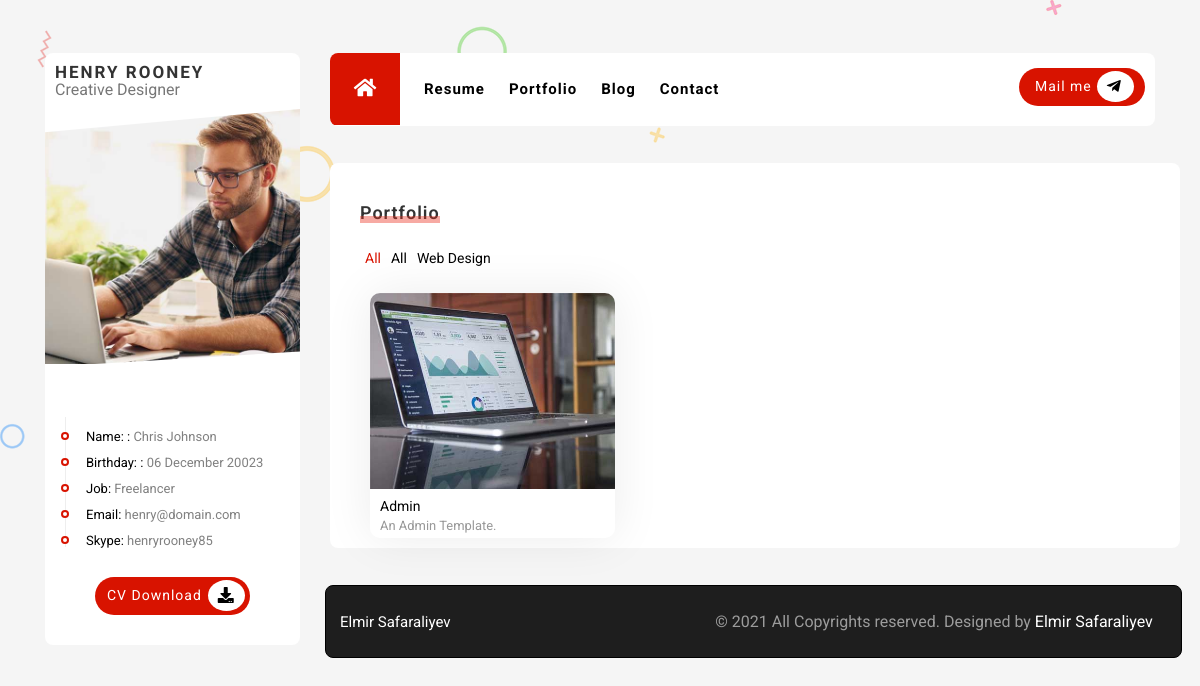
Page /portfolio on the earlier database version.
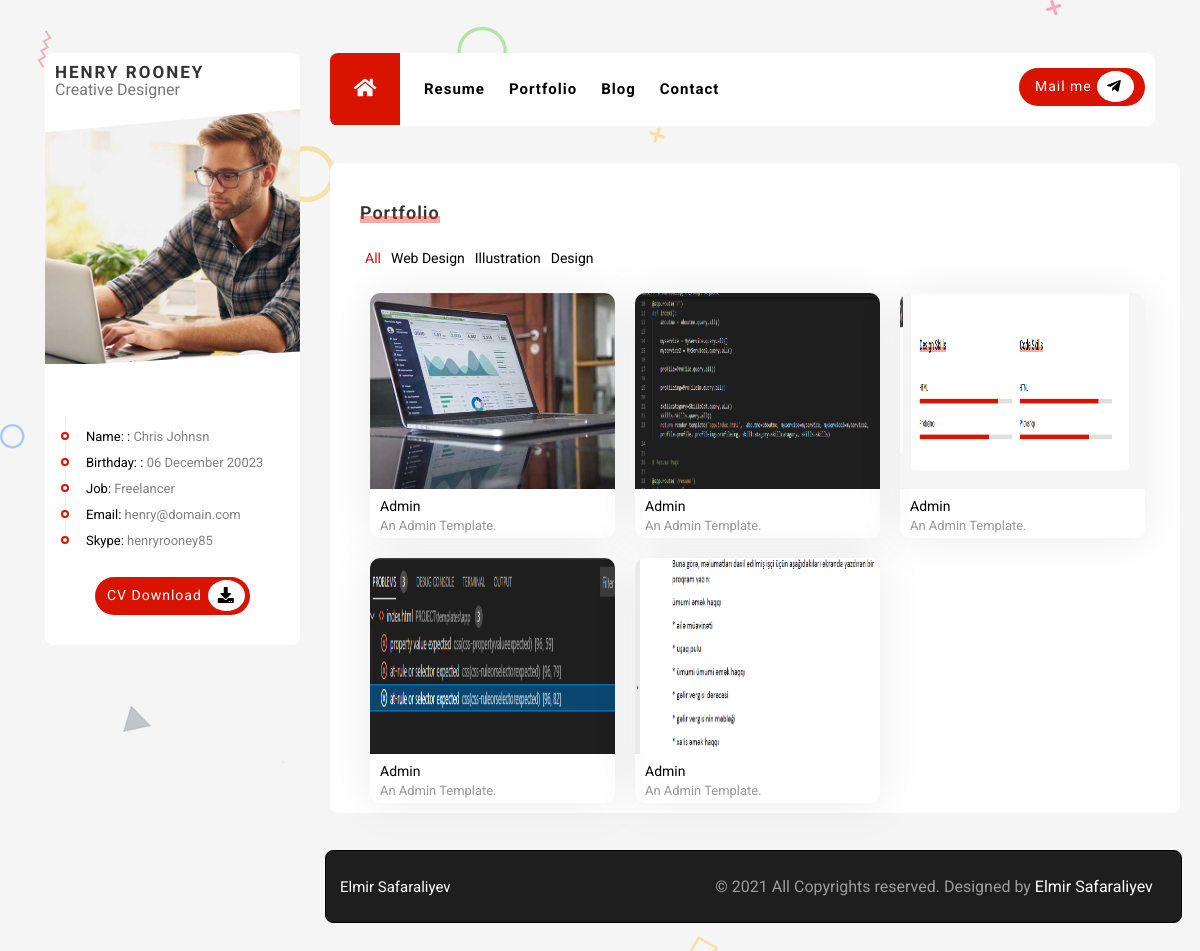
Same page on the later database version.
### PROJECT/data.py (models this page shows)
class Profile(db.Model):
    __tablename__='Profile'
    id=db.Column(db.Integer,primary_key=True)
    infoheader=db.Column(db.String(120))
    informatio=db.Column(db.String(120))

class PortfolioCatagory(db.Model):
    __tablename__="PortfolioCatagory"
    id=db.Column(db.Integer, primary_key=True)
    name=db.Column(db.String(120))
    portfolio_catagory=db.relationship('Portfolio', backref='PortfolioCatagory', lazy=True)

class Portfolio(db.Model):
    __tablename__="Portfolio"
    id=db.Column(db.Integer,primary_key=True)
    url=db.Column(db.String(50))
    title=db.Column(db.String(50))
    subtitle=db.Column(db.String(50))
    img=db.Column(db.String(120))
    content=db.Column(db.Text)
    catagory_portfolio=db.Column(db.Integer, db.ForeignKey('PortfolioCatagory.id'))

### PROJECT/mainroutes.py (the view)
@app.route('/portfolio')
def portfolio():
    portfolio=Portfolio.query.all()
    profile=Profile.query.all()
    profileimg=Profileim.query.all()
    catagory=PortfolioCatagory.query.all()
    return render_template('app/portfoliopage.html', portfolio=portfolio,profile=profile, profileimg=profileimg, catagory=catagory)

### PROJECT/templates/app/portfoliopage.html (shortened to what this page needs)
{% extends "app/base.html" %}
{% block profile %}
<div class="profile">
  <div class="profile-name">
    <span class="name">
      HENRY ROONEY
    </span>
    <span class="job">
      Creative Designer
    </span>
  </div>
  <div class="profile-image">
    <img src="../../static/uploads/profile.jpg">
  </div>
  <div class="profile-info">
    <ul class="profileinfolist">
      {% for profile in profile %}
      <li class="profileinfoitem">
        <p>
          <span>{{profile.infoheader}}:</span>
          {{profile.informatio}}
        </p>
      </li>
      {% endfor %}
    </ul>
  </div>
  <div class="cvbutton">
    <div class="cvbuttonbox">
      <a class="cvdownload" href="">CV Download</a>
      <div class="downloadiconbox">
        <i class="fas fa-download dwiconbox"></i>
      </div>
    </div>
  </div>
</div>
{% endblock %}
{% block pages %}
<div class="portfoliomain">
  <div class="portfolioheader">
    <h1>Portfolio</h1>
    <span></span>
  </div>
  <section class="portfolio">
    <ul class="filter">
      <li class="list active" data-filter="all">All</li>
      {% for catagory in catagory %}
      <li class="list" data-filter="{{catagory.id}}">{{catagory.name}}</li>
      {% endfor %}
    </ul>
    <div class="product">
      {% for portfolio in portfolio %}
      <div class="itembox {{portfolio.catagory_portfolio}}">
        <img src="../../static/uploads/{{portfolio.img}}" alt="">
        <div class="description">
          <h1> Admin</h1>
          <span>An Admin Template.</span>
        </div>
      </div>
      {% endfor %}
  </section>
</div>
 {% endblock %}

### PROJECT/templates/app/base.html (shortened to what this page needs)
<!DOCTYPE html>
<html lang="en">
<head>
  <link rel="stylesheet" href="static/app/css/style.css">
  <link rel="stylesheet" href="static/app/css/grid.css">
  <link rel="stylesheet" href="static/app/css/resume.css">
  <link rel="stylesheet" href="static/app/css/contact.css">
  <link rel="stylesheet" href="static/app/css/portfolio.css">
  <link rel="stylesheet" href="static/app/css/grid2.css">
  <link rel="stylesheet" href="static/app/css/blog.css">
  <link rel="stylesheet" href="https://use.fontawesome.com/releases/v5.0.13/css/all.css"
>
  <link rel="stylesheet" href="https://cdnjs.cloudflare.com/ajax/libs/font-awesome/5.15.2/css/all.min.css">
  <link rel="stylesheet" href="https://cdnjs.cloudflare.com/ajax/libs/font-awesome/4.7.0/css/font-awesome.min.css">
  <link rel="stylesheet" href="https://cdn.jsdelivr.net/npm/bootstrap-icons@1.4.0/font/bootstrap-icons.css">
  <link rel="stylesheet" href="https://cdn.jsdelivr.net/npm/bootstrap-icons@1.4.0/font/bootstrap-icons.css">
  <link rel="stylesheet" href="https://cdnjs.cloudflare.com/ajax/libs/OwlCarousel2/2.3.4/assets/owl.carousel.min.css">
</head>
<body>
  <div class="container">
    <div class="row">
      <div class="col-3">
        {% block profile %}
        {% endblock %}
      </div>
      <div class="col-9">
        <div class="main">
          <nav>
            {% block menu %}
            <div class="row" id="menu">
              <div class="col-md-8 col-sm-8 col-xs-4" id="menumain">
                <ul class="menu-ul">
                  <li>
                    <a href="/">
                      <div class="homebutton" id="btn1">
                        <i class="fas fa-home"></i>
                      </div>
                    </a>
                  </li>
                  <li> <a class="li" id="btn2" href="/resume">Resume</a></li>
                  <li> <a class="li" id="btn3" href="/portfolio">Portfolio</a></li>
                  <li> <a class="li" id="btn4" href="/blog">Blog</a></li>
                  <li> <a class="li" id="btn5" href="/contact">Contact</a></li>
                </ul>
              </div>
              <div class="col-md-4 col-sm-4 col-xs-8 dynamic" id="social1">
                <div id="mail">
                  <div id="mailbox">
                    <a id="mailto" href="mailto: abc@example.com">Mail me</a>
                    <div id="mailiconbox">
                      <i id="mailicon" class="fab fa-telegram-plane"></i>
                    </div>
                  </div>
                </div>
              </div>
            </div>
            {% endblock %}
          </nav>
        </div>
        <div class="col-12">
          {% block pages %}
          {% endblock %}
          <div class="col-12">
            <div class="footer">
              <h1>Elmir Safaraliyev</h1>
              <h2>© 2021 All Copyrights reserved. Designed by <span>Elmir Safaraliyev</span></h2>
            </div>
          </div>
        </div>
      </div>
    </div>
  </div>
</body>
</html>

### PROJECT/static/app/css/style.css (style rules this page uses)
body { background-image: url(../img/bg.png) !important; background-color: #f5f5f5 !important; font-family: 'Roboto', sans-serif !important; }
.container { height: 1000px; padding-top: 53px; padding-left: 120px; padding-right: 120px; }
.profile { width: 100%; height: auto; margin: 0px; background-color: white; border-radius: 8px; }
.profile-name { line-height: 18px; padding: 10px; position: relative; }
.name { font-size: 1.063rem; color: #333333; font-weight: 700; line-height: 18px; letter-spacing: 2px; display: block; }
.job { font-size: 0.813; color: #777777; line-height: 18px; font-weight: 400; }
.profile-image { height: auto; width: 100%; overflow: hidden; clip-path: polygon(0 9%, 100% 0, 100% 94%, 0% 100%); }
.profile-info { position: relative; top: 10px; }
.profile-image img { width: 100%; height: 100%; }
.profileinfoitem::before { content: ""; border: solid 2px #d81300; width: 8px; height: 8px; border-radius: 50px; margin-left: -25px; margin-top: 2px; background: #fff; display: block; position: absolute; }
.profileinfoitem { border-left: 1px solid #eee; padding-left: 20px; }
.profileinfolist { font-size: 13px; padding-top: 40px; padding-left: 20px; padding-right: 10px; }
.profileinfoitem p { display: inline; }
.profileinfoitem { padding-top: 13px; color: gray; }
.profileinfoitem span { color: black; }
.cvbutton { padding-top: 40px; display: flex; justify-content: center; padding-bottom: 30px; }
.cvbuttonbox { width: 155px; height: 38px; letter-spacing: 1px; background-color: #d81300; border-radius: 45px; }
.downloadiconbox { display: inline; padding-top: 6px; padding-bottom: 6px; background-color: white; border-radius: 50%; Box-sizing: border-box; }
.dwiconbox { padding: 10px; }
.cvdownload { font-size: 14px; padding-bottom: 20px; line-height: 37px; padding-left: 12px; padding-right: 6px; display: inline; float: left; color: #ffffff; text-decoration: none; font-weight: 400; }
.menu-ul li { float: left; text-align: center; position: relative; height: 100%; }
.li { display: block; color: black; text-align: center; padding-left: 24px; text-decoration: none; font-size: 15px; font-weight: 700; line-height: 73px; letter-spacing: 1px; }
#menu { margin-left: 0px; background-color: white; width: 851px; border-radius: 8px; overflow: hidden; }
#menumain { padding: 0; position: relative; }
#social1 { padding-right: 10px; display: flex; justify-content: end; }
#mail { float: left; padding-top: 15px; margin-left: 22px; display: inline; }
#mailbox { width: 126px; height: 38px; letter-spacing: 1px; background-color: #d81300; border-radius: 45px; }
#mailiconbox { display: inline; padding-left: 0px; padding-top: 6px; padding-right: 2px; padding-bottom: 6px; background-color: white; border-radius: 50%; Box-sizing: border-box; }
#mailicon { padding: 10px; }
#mailto { font-size: 14px; padding-bottom: 20px; line-height: 37px; padding-left: 16px; padding-right: 5px; display: inline; float: left; color: #ffffff; text-decoration: none; font-weight: 400; }
.homebutton { background-color: #d81300; width: 70px; height: 72px; padding-top: 35%; font-size: 20px; }
.homebutton i { color: white; }
.footer { margin-top: 37px; margin-bottom: 100px; width: 112%; height: 73px; border: thin solid black; padding: 0; margin-left: -35px; border-radius: 8px; background-color: #1e1e1e; }
.footer h1,h2 { color: #ffffff; }
.footer h1 { display: inline; position: relative; top: 28px; left: 14px; font-size: 0.938rem; }
.footer h2 { text-align: right; padding-top: 12px; padding-right: 28px; color: #9c9c9c; }
.footer h2 span { color: white; }

### PROJECT/static/app/css/grid2.css (style rules this page uses)
.col-3 { width: 25%; }
@media screen and (max-width: 1200px) { #menu { width: 100%; } }
@media screen and (max-width: 1200px) { .portfolio { width: 105%; } }
@media screen and (max-width: 1200px) { #mail { margin-left: 60px; } }

Differences in the rows shown:
removed PortfolioCatagory: name "All"
changed Profile "Name:": informatio "Chris Johnson" → "Chris Johnsn"
added PortfolioCatagory: name "Illustration"
added PortfolioCatagory: name "Design"
added Portfolio: img (picture)
added Portfolio: img (picture)
added Portfolio: img (picture)
added Portfolio: img (picture)
